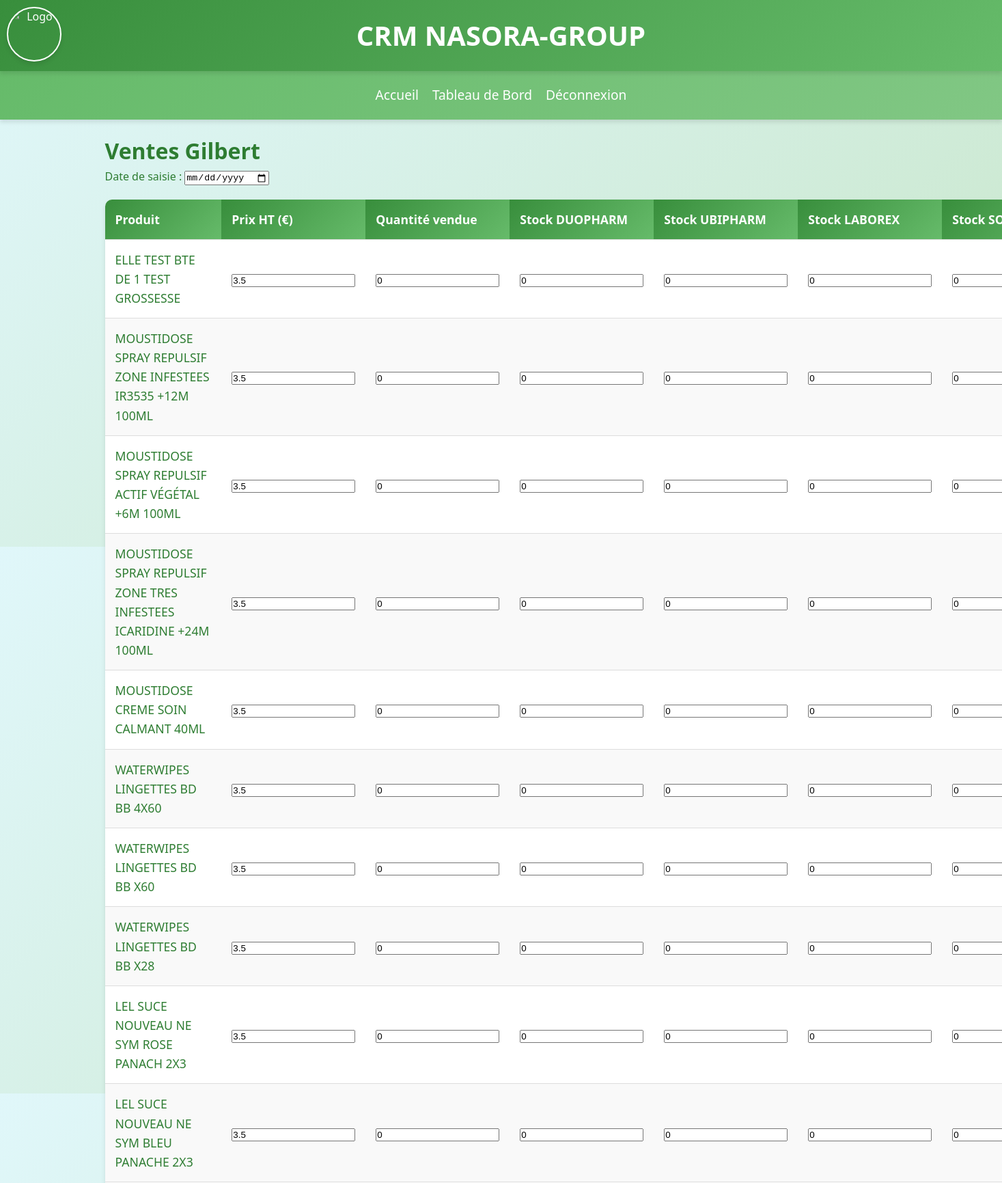
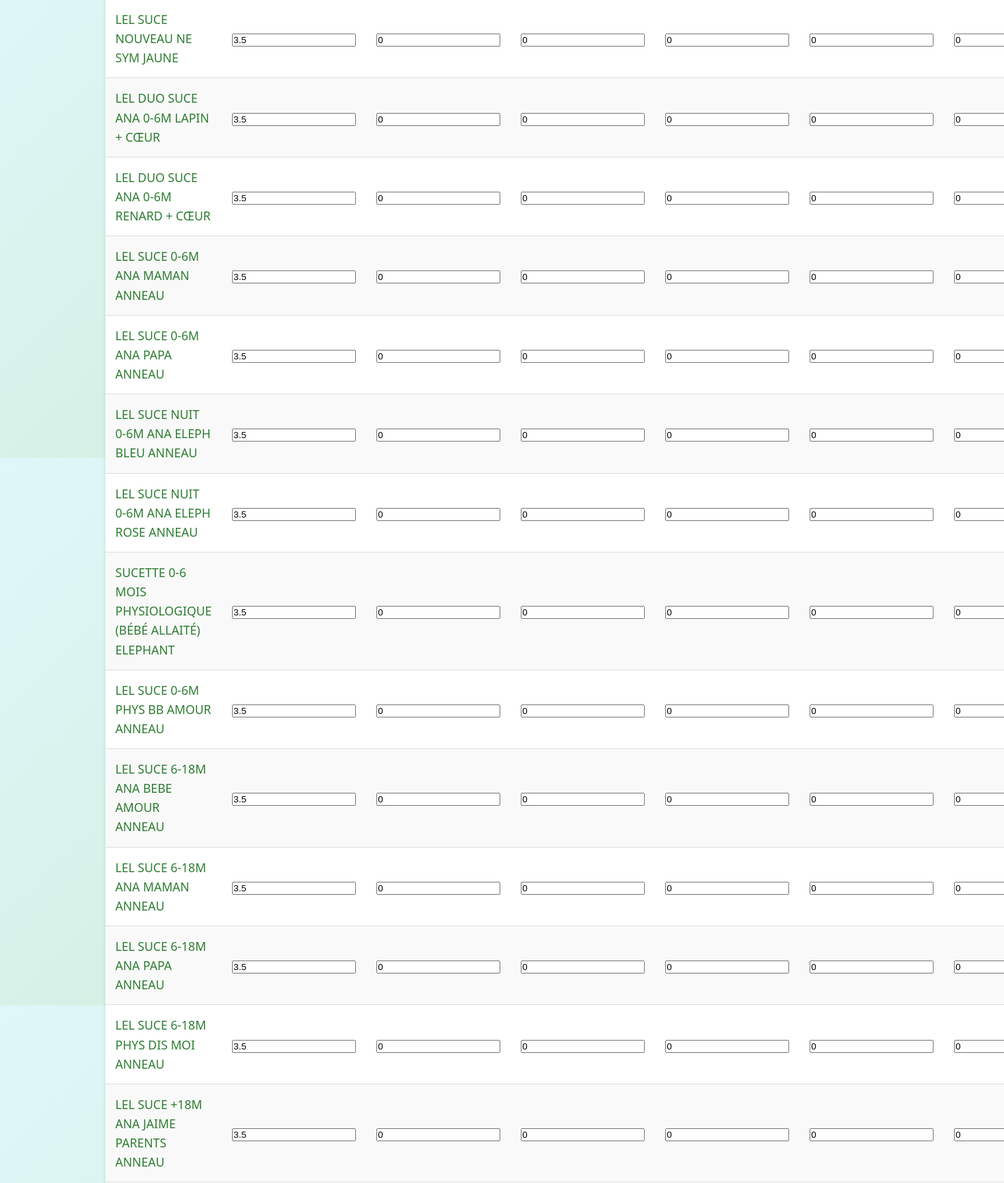
The page /gilbert_sales (signed in, upper part) on the database its author committed (2 pictures, top to bottom).
### models.py (models this page shows)
class GilbertProduct(db.Model):
    id = db.Column(db.Integer, primary_key=True)
    name = db.Column(db.String(100), nullable=False)
    default_price = db.Column(db.Float, nullable=False)
    stock_duopharm = db.Column(db.Integer, default=0, nullable=False)
    stock_ubipharm = db.Column(db.Integer, default=0, nullable=False)
    stock_laborex = db.Column(db.Integer, default=0, nullable=False)
    stock_sodipharm = db.Column(db.Integer, default=0, nullable=False)

### app.py (the view, shortened to what this page needs)
@app.route('/gilbert_sales', methods=['GET', 'POST'])
@login_required
def gilbert_sales():
    if current_user.role not in ['admin', 'commercial']:
        flash('Accès non autorisé.', 'error')
        return redirect(url_for('home'))
    products = GilbertProduct.query.all()
    return render_template('gilbert_sales.html', products=products)

### app.py (called while the page is built)
@login_manager.user_loader
def load_user(user_id):
    return User.query.get(int(user_id))

### Templates/gilbert_sales.html (shortened to what this page needs)
{% extends "base.html" %}
{% block content %}
<h1>Ventes Gilbert</h1>
<form method="POST">
    <div class="form-group">
        <label for="sale_date">Date de saisie :</label>
        <input type="date" id="sale_date" name="sale_date" required>
    </div>
    <table class="responsive-table">
        <thead>
            <tr>
                <th>Produit</th>
                <th>Prix HT (€)</th>
                <th>Quantité vendue</th>
                <th>Stock DUOPHARM</th>
                <th>Stock UBIPHARM</th>
                <th>Stock LABOREX</th>
                <th>Stock SODIPHARM</th>
            </tr>
        </thead>
        <tbody>
            {% for product in products %}
            <tr>
                <td>{{ product.name }}</td>
                <td>
                    <input type="number" name="price_{{ product.id }}" value="{{ product.default_price }}" step="0.01" min="0">
                </td>
                <td>
                    <input type="number" name="quantity_{{ product.id }}" min="0" value="0">
                </td>
                <td>
                    <input type="number" name="stock_duopharm_{{ product.id }}" min="0" value="{{ product.stock_duopharm }}">
                </td>
                <td>
                    <input type="number" name="stock_ubipharm_{{ product.id }}" min="0" value="{{ product.stock_ubipharm }}">
                </td>
                <td>
                    <input type="number" name="stock_laborex_{{ product.id }}" min="0" value="{{ product.stock_laborex }}">
                </td>
                <td>
                    <input type="number" name="stock_sodipharm_{{ product.id }}" min="0" value="{{ product.stock_sodipharm }}">
                </td>
            </tr>
            {% endfor %}
        </tbody>
    </table>
</form>
{% endblock %}

### static/css/styles.css (style rules this page uses)
* { margin: 0; padding: 0; box-sizing: border-box; }
body { font-family: 'Segoe UI', Tahoma, Geneva, Verdana, sans-serif; background: linear-gradient(135deg, #e0f7fa, #c8e6c9); color: #2e7d32; line-height: 1.6; min-height: 100vh; display: flex; flex-direction: column; font-size: 1rem; }
.form-group { margin-bottom: 15px; }
.responsive-table { width: 100%; border-collapse: collapse; margin: 20px 0; animation: fadeIn 1s ease-in-out; background: white; border-radius: 10px; overflow: hidden; box-shadow: 0 4px 6px rgba(0, 0, 0, 0.1); }
.responsive-table th, .responsive-table td { padding: 12px; text-align: left; border-bottom: 1px solid #ddd; }
.responsive-table th { background: linear-gradient(135deg, #388e3c, #66bb6a); color: white; font-weight: bold; }
.responsive-table tr:nth-child(even) { background-color: #f9f9f9; }
@media (min-width: 1025px) { .responsive-table th, .responsive-table td { padding: 15px; font-size: 1.1rem; } }

### rows shown on the page
GilbertProduct: name "ELLE TEST BTE DE 1 TEST GROSSESSE", default_price "3.5", stock_duopharm "0", stock_ubipharm "0", stock_laborex "0", stock_sodipharm "0"
GilbertProduct: name "MOUSTIDOSE SPRAY REPULSIF ZONE INFESTEES IR3535 +12M 100ML", default_price "3.5", stock_duopharm "0", stock_ubipharm "0", stock_laborex "0", stock_sodipharm "0"
GilbertProduct: name "MOUSTIDOSE SPRAY REPULSIF ACTIF VÉGÉTAL +6M 100ML", default_price "3.5", stock_duopharm "0", stock_ubipharm "0", stock_laborex "0", stock_sodipharm "0"
GilbertProduct: name "MOUSTIDOSE SPRAY REPULSIF ZONE TRES INFESTEES ICARIDINE +24M 100ML", default_price "3.5", stock_duopharm "0", stock_ubipharm "0", stock_laborex "0", stock_sodipharm "0"
GilbertProduct: name "MOUSTIDOSE CREME SOIN CALMANT 40ML", default_price "3.5", stock_duopharm "0", stock_ubipharm "0", stock_laborex "0", stock_sodipharm "0"
GilbertProduct: name "WATERWIPES LINGETTES BD BB 4X60", default_price "3.5", stock_duopharm "0", stock_ubipharm "0", stock_laborex "0", stock_sodipharm "0"
GilbertProduct: name "WATERWIPES LINGETTES BD BB X60", default_price "3.5", stock_duopharm "0", stock_ubipharm "0", stock_laborex "0", stock_sodipharm "0"
GilbertProduct: name "WATERWIPES LINGETTES BD BB X28", default_price "3.5", stock_duopharm "0", stock_ubipharm "0", stock_laborex "0", stock_sodipharm "0"
GilbertProduct: name "LEL SUCE NOUVEAU NE SYM ROSE PANACH 2X3", default_price "3.5", stock_duopharm "0", stock_ubipharm "0", stock_laborex "0", stock_sodipharm "0"
GilbertProduct: name "LEL SUCE NOUVEAU NE SYM BLEU PANACHE 2X3", default_price "3.5", stock_duopharm "0", stock_ubipharm "0", stock_laborex "0", stock_sodipharm "0"
GilbertProduct: name "LEL SUCE NOUVEAU NE SYM JAUNE", default_price "3.5", stock_duopharm "0", stock_ubipharm "0", stock_laborex "0", stock_sodipharm "0"
GilbertProduct: name "LEL DUO SUCE ANA 0-6M LAPIN + CŒUR", default_price "3.5", stock_duopharm "0", stock_ubipharm "0", stock_laborex "0", stock_sodipharm "0"
GilbertProduct: name "LEL DUO SUCE ANA 0-6M RENARD + CŒUR", default_price "3.5", stock_duopharm "0", stock_ubipharm "0", stock_laborex "0", stock_sodipharm "0"
GilbertProduct: name "LEL SUCE 0-6M ANA MAMAN ANNEAU", default_price "3.5", stock_duopharm "0", stock_ubipharm "0", stock_laborex "0", stock_sodipharm "0"
GilbertProduct: name "LEL SUCE 0-6M ANA PAPA ANNEAU", default_price "3.5", stock_duopharm "0", stock_ubipharm "0", stock_laborex "0", stock_sodipharm "0"
GilbertProduct: name "LEL SUCE NUIT 0-6M ANA ELEPH BLEU ANNEAU", default_price "3.5", stock_duopharm "0", stock_ubipharm "0", stock_laborex "0", stock_sodipharm "0"
GilbertProduct: name "LEL SUCE NUIT 0-6M ANA ELEPH ROSE ANNEAU", default_price "3.5", stock_duopharm "0", stock_ubipharm "0", stock_laborex "0", stock_sodipharm "0"
GilbertProduct: name "SUCETTE 0-6 MOIS PHYSIOLOGIQUE (BÉBÉ ALLAITÉ) ELEPHANT", default_price "3.5", stock_duopharm "0", stock_ubipharm "0", stock_laborex "0", stock_sodipharm "0"
GilbertProduct: name "LEL SUCE 0-6M PHYS BB AMOUR ANNEAU", default_price "3.5", stock_duopharm "0", stock_ubipharm "0", stock_laborex "0", stock_sodipharm "0"
GilbertProduct: name "LEL SUCE 6-18M ANA BEBE AMOUR ANNEAU", default_price "3.5", stock_duopharm "0", stock_ubipharm "0", stock_laborex "0", stock_sodipharm "0"
GilbertProduct: name "LEL SUCE 6-18M ANA MAMAN ANNEAU", default_price "3.5", stock_duopharm "0", stock_ubipharm "0", stock_laborex "0", stock_sodipharm "0"
GilbertProduct: name "LEL SUCE 6-18M ANA PAPA ANNEAU", default_price "3.5", stock_duopharm "0", stock_ubipharm "0", stock_laborex "0", stock_sodipharm "0"
GilbertProduct: name "LEL SUCE 6-18M PHYS DIS MOI ANNEAU", default_price "3.5", stock_duopharm "0", stock_ubipharm "0", stock_laborex "0", stock_sodipharm "0"
GilbertProduct: name "LEL SUCE +18M ANA JAIME PARENTS ANNEAU", default_price "3.5", stock_duopharm "0", stock_ubipharm "0", stock_laborex "0", stock_sodipharm "0"
